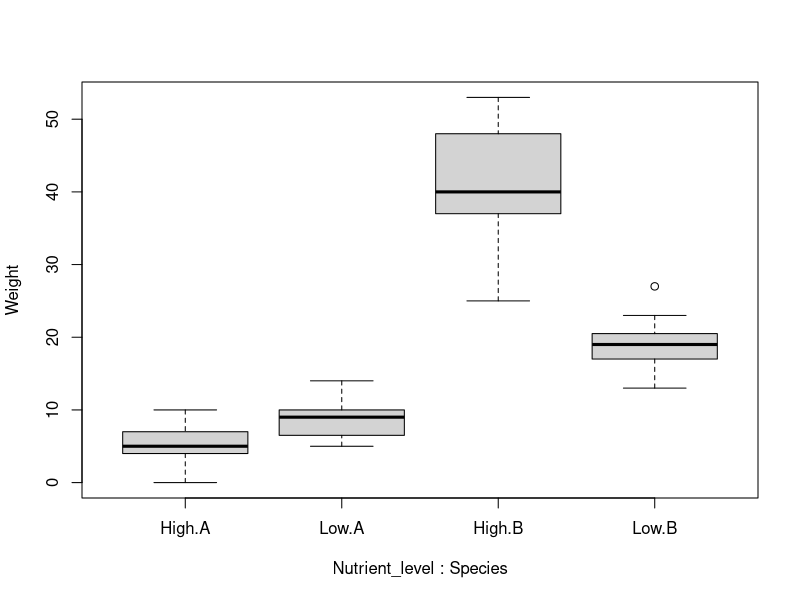
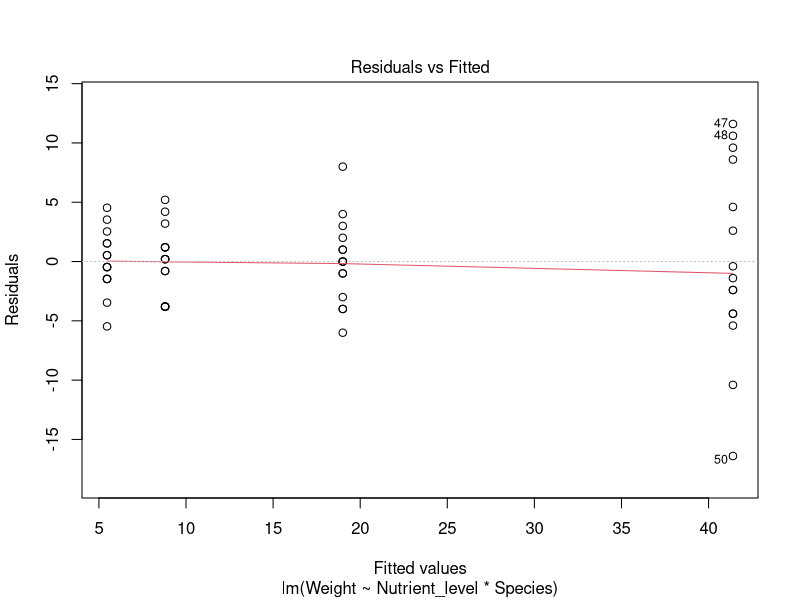
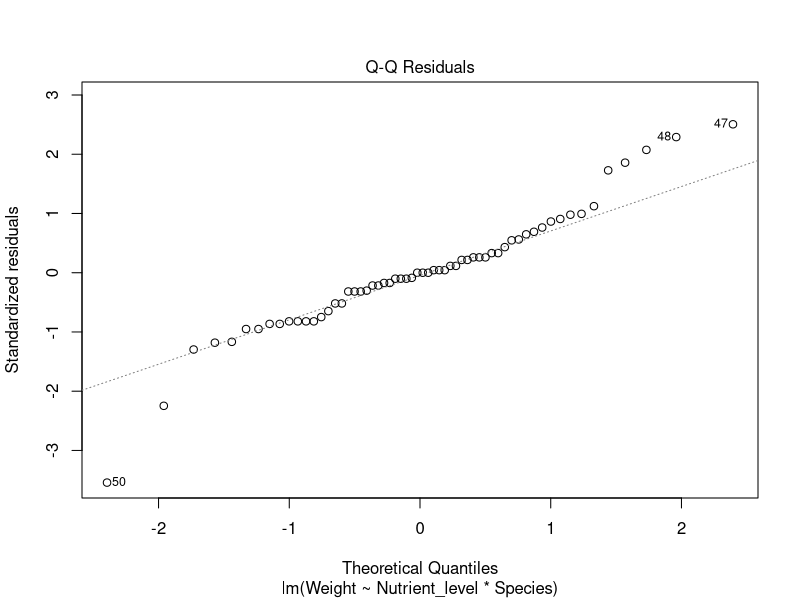
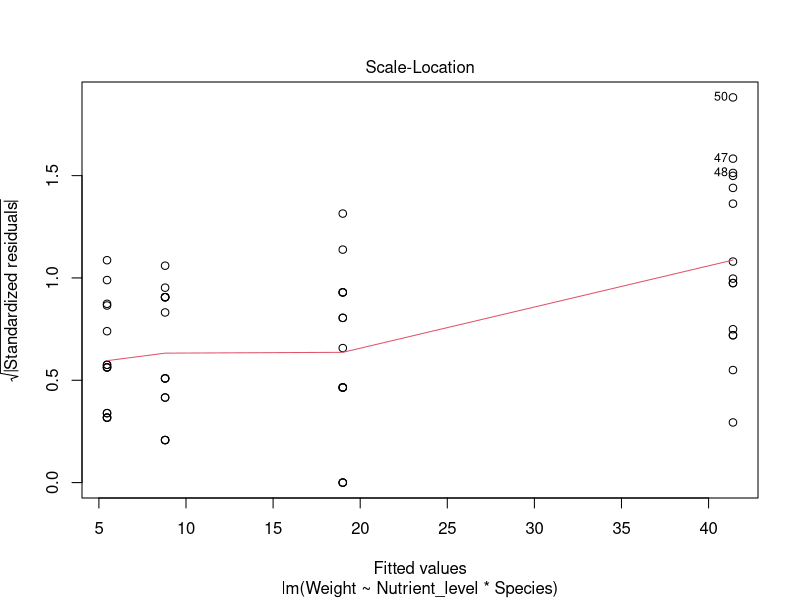
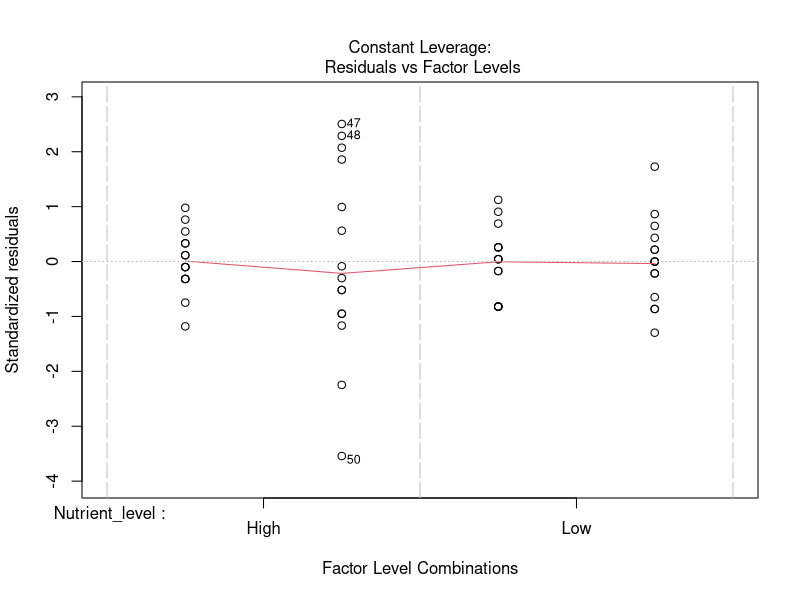
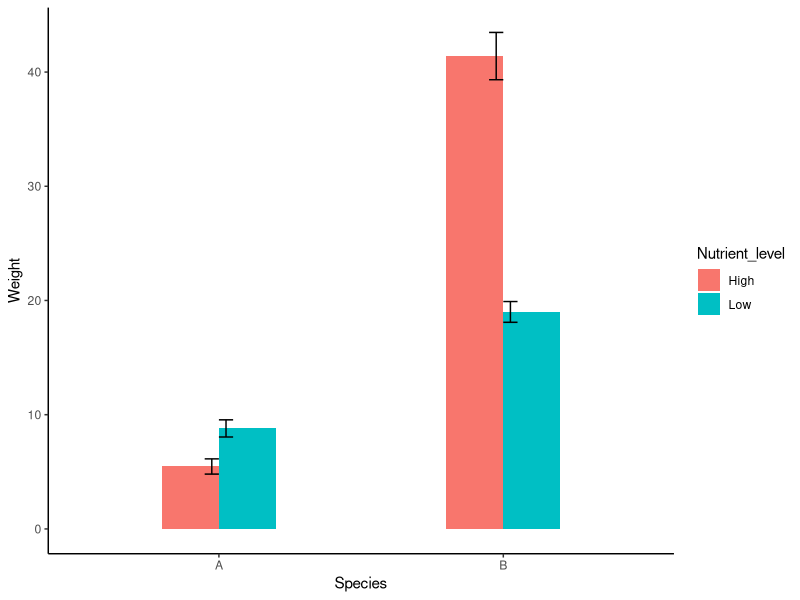
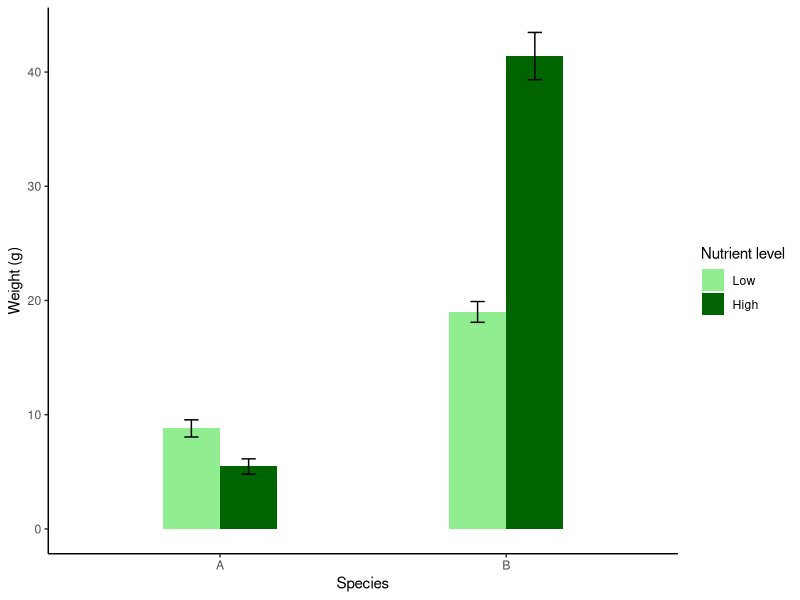

Source code (R) for these figures, in order:
## ---- chunk 1
size_nutrient_data<-read.table("data/size_nutrient.txt",header=T,sep="\t",dec=",") 
## ---- chunk 2
str(size_nutrient_data)
## ---- chunk 3
head(size_nutrient_data)
## ---- chunk 4
#| code-fold: false
boxplot(Weight ~ Nutrient_level + Species, data = size_nutrient_data)
## ---- chunk 5
#| code-fold: false

m.size_nutrient <- lm (Weight ~ Nutrient_level * Species,
                    data = size_nutrient_data)
## ---- chunk 6
#| code-fold: false

anova(m.size_nutrient)
## ---- chunk 7
#| code-fold: false

library(emmeans)
emmeans(m.size_nutrient, pairwise ~ Nutrient_level | Species)
## ---- chunk 8
plot(m.size_nutrient)
## ---- chunk 9
#| code-fold: false

library(ggplot2)

plot.size_nutrient.simple <- ggplot(size_nutrient_data, aes(x = Species, y = Weight, fill = Nutrient_level)) +
  stat_summary(geom = "bar", fun = mean, width = 0.4, position = "dodge") +
  stat_summary(geom = "errorbar", fun.data = mean_se, width = 0.1, position = "dodge") +
  theme_classic()

plot.size_nutrient.simple
## ---- chunk 10
#| code-fold: false

manual_dodge <- position_dodge(width = 0.4)

plot.size_nutrient.final <- ggplot(size_nutrient_data, aes(x = Species, y = Weight, fill = factor(Nutrient_level, levels = c("Low", "High")))) +
  stat_summary(geom = "bar", fun = mean, width = 0.4, position = manual_dodge) +
  stat_summary(geom = "errorbar", fun.data = mean_se, width = 0.1, position =  manual_dodge) +
  ylab("Weight (g)")+
  scale_fill_manual(
  name = "Nutrient level",
  values = c("Low" = "lightgreen", "High" = "darkgreen"),
  limits = c("Low", "High"))+
  theme_classic()

plot.size_nutrient.final
